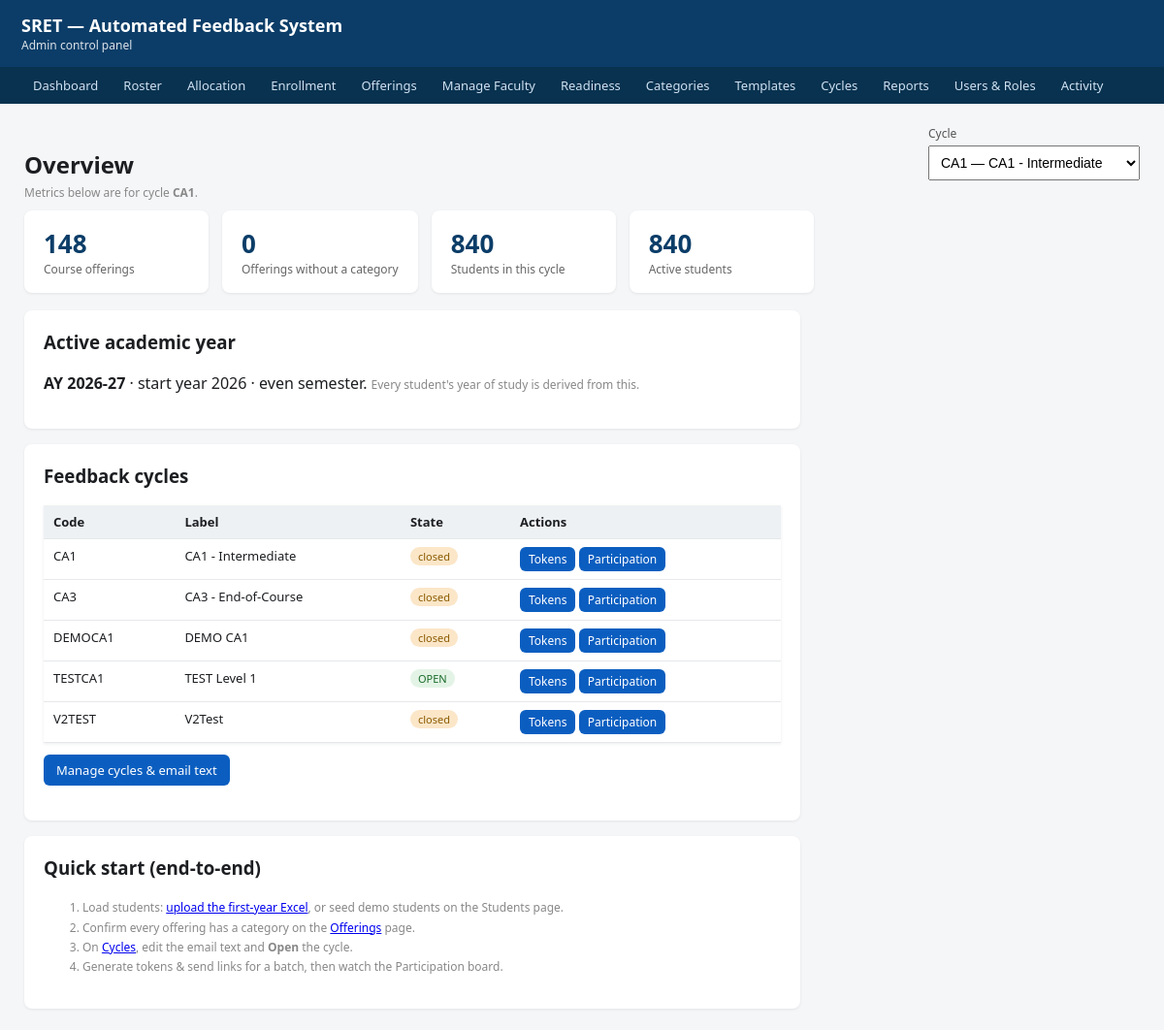
The page /admin/ on the database as committed earlier.
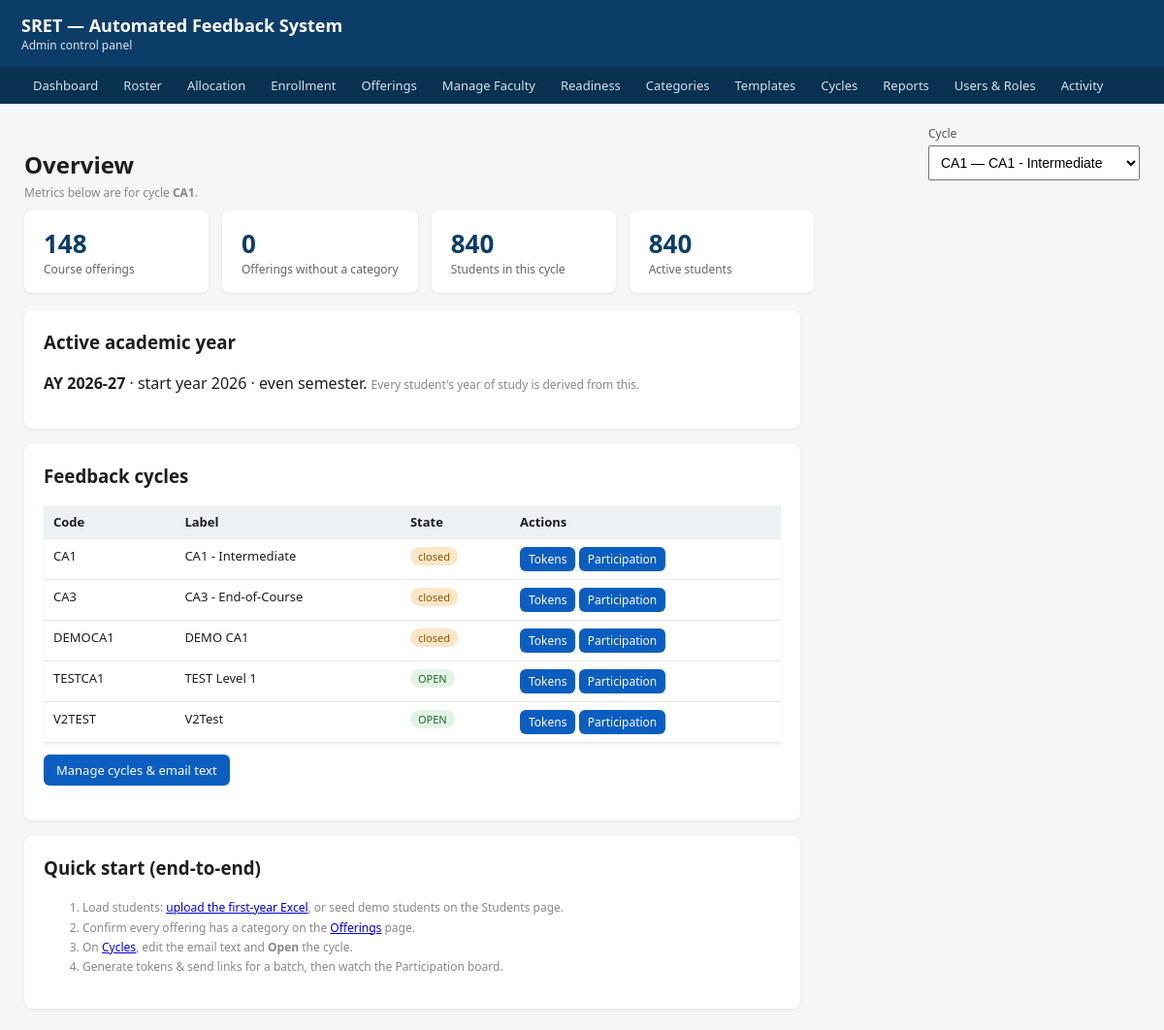
The same page on the database as committed later.
### tables this page shows
CREATE TABLE cycle (
    id            INTEGER PRIMARY KEY AUTOINCREMENT,
    code          TEXT NOT NULL,            -- 'CA1' / 'CA3' / 'testCA1' (spec §9)
    label         TEXT NOT NULL,            -- 'CA1 – Intermediate'
    academic_year TEXT NOT NULL,            -- 'AY 2026-27' (which AY this cycle belongs to)
    semester      TEXT,                     -- 'ODD'/'EVEN' — the semester this cycle covers
    email_body    TEXT,                     -- editable email text with {placeholders}
    is_open       INTEGER NOT NULL DEFAULT 0, -- 1 = accepting submissions (legacy flag, kept)
    -- v3 lifecycle (spec §9): DRAFT while uploads/readiness in progress, OPEN once
    -- the Readiness Check passes and invitations go out, CLOSED after the window,
    -- ARCHIVED once the per-cycle DB is moved aside.
    status        TEXT NOT NULL DEFAULT 'DRAFT', -- DRAFT / OPEN / CLOSED / ARCHIVED
    -- is_test (spec §9.1) — THE critical safety flag. When 1, ALL outbound email
    -- is hard-redirected to a test address inside the mailer (not by config), and
    -- generated PDFs carry a 'TEST DATA' watermark; test cycles are excluded from
    -- every real analytic and can be deleted wholesale.
    is_test       INTEGER NOT NULL DEFAULT 0,
    -- readiness_state (spec §8.6) — cached result of the Readiness Check:
    -- 'UNKNOWN' (not yet run), 'NOT_READY' (errors outstanding), 'READY' (gate open).
    -- The "Open cycle" action is disabled unless this reads 'READY'.
    readiness_state TEXT NOT NULL DEFAULT 'UNKNOWN', threshold_overall REAL NOT NULL DEFAULT 8.0, threshold_section REAL, min_responses INTEGER NOT NULL DEFAULT 10, dist_intro TEXT,
    UNIQUE (academic_year, code)
);

### admin/routes.py (the view)
@admin_bp.route("/")
def dashboard():
    conn = get_master()
    cycles = conn.execute("SELECT * FROM cycle ORDER BY id").fetchall()
    cycle_code = (request.args.get("cycle", "").strip()
                  or (cycles[0]["code"] if cycles else "CA1"))
    n_offerings = conn.execute(
        "SELECT COUNT(*) n FROM offering WHERE cycle_code=?",
        (cycle_code,)).fetchone()["n"]
    n_uncat = conn.execute(
        "SELECT COUNT(*) n FROM offering WHERE cycle_code=? AND category_id IS NULL",
        (cycle_code,)).fetchone()["n"]
    n_students = conn.execute(
        "SELECT COUNT(*) n FROM students WHERE cycle_code=?",
        (cycle_code,)).fetchone()["n"]
    n_active = conn.execute(
        "SELECT COUNT(*) n FROM students WHERE cycle_code=? AND status='active'",
        (cycle_code,)).fetchone()["n"]
    ay = conn.execute(
        "SELECT * FROM academic_year WHERE is_active=1 LIMIT 1").fetchone()
    conn.close()
    return render_template("dashboard.html",
                           n_offerings=n_offerings, n_uncat=n_uncat,
                           n_students=n_students, n_active=n_active,
                           cycles=cycles, ay=ay, cycle_code=cycle_code)

### activity_log.py (called while the page is built, shortened)
def _should_log(response):
    if request.blueprint == "student":
        return False
    if request.endpoint == "static" or request.endpoint is None:
        return False
    if request.method in _MUTATING_METHODS:
        return True
    if request.endpoint in SENSITIVE_GET:
        return True
    return False

def _after_request(response):
    try:
        if not _should_log(response):
            return response
    except Exception as exc:            # noqa: BLE001 — the hook must be bullet-proof
        print("activity_log: after_request hook error — %s" % exc, file=sys.stderr)
    return response

### db.py (called while the page is built)
def _configure(conn: sqlite3.Connection) -> sqlite3.Connection:
    conn.row_factory = sqlite3.Row
    conn.execute("PRAGMA journal_mode=WAL;")
    conn.execute("PRAGMA foreign_keys=ON;")
    conn.execute("PRAGMA synchronous=NORMAL;")
    return conn

def _ensure_data_dir() -> None:
    os.makedirs(Config.DATA_DIR, exist_ok=True)

def get_master() -> sqlite3.Connection:
    _ensure_data_dir()
    conn = sqlite3.connect(Config.MASTER_DB)
    return _configure(conn)

### templates/dashboard.html (shortened to what this page needs)
{% extends "base.html" %}
{% block content %}
  <div style="display:flex; align-items:end; justify-content:space-between; flex-wrap:wrap; gap:10px">
    <h2 style="margin:0">Overview</h2>
    <form method="get" action="{{ url_for('admin.dashboard') }}"
          style="display:flex; gap:8px; align-items:end; margin:0">
      <div class="field" style="margin:0">
        <label>Cycle</label>
        <select name="cycle" onchange="this.form.submit()">
          {% for c in cycles %}
            <option value="{{ c.code }}" {{ 'selected' if c.code==cycle_code }}>{{ c.code }} — {{ c.label }}</option>
          {% endfor %}
        </select>
      </div>
    </form>
  </div>
  <p class="muted" style="margin:4px 0 10px">Metrics below are for cycle <strong>{{ cycle_code }}</strong>.</p>
  <div class="cards">
    <div class="metric"><div class="n">{{ n_offerings }}</div><div class="l">Course offerings</div></div>
    <div class="metric"><div class="n">{{ n_uncat }}</div><div class="l">Offerings without a category</div></div>
    <div class="metric"><div class="n">{{ n_students }}</div><div class="l">Students in this cycle</div></div>
    <div class="metric"><div class="n">{{ n_active }}</div><div class="l">Active students</div></div>
  </div>
  <div class="card">
    <h3 style="margin-top:0">Active academic year</h3>
    {% if ay %}
      <p><strong>{{ ay.ay_label }}</strong> · start year {{ ay.start_year }} ·
         {{ ay.current_sem }} semester.
         <span class="muted">Every student's year of study is derived from this.</span></p>
    {% else %}
      <p class="flash error">No active academic year set. Set one on the Students page.</p>
    {% endif %}
  </div>
  <div class="card">
    <h3 style="margin-top:0">Feedback cycles</h3>
    <table>
      <thead><tr><th>Code</th><th>Label</th><th>State</th><th>Actions</th></tr></thead>
      <tbody>
      {% for c in cycles %}
        <tr>
          <td>{{ c.code }}</td>
          <td>{{ c.label }}</td>
          <td>{% if c.is_open %}<span class="pill ok">OPEN</span>{% else %}<span class="pill warn">closed</span>{% endif %}</td>
          <td>
            <a class="btn small" href="{{ url_for('admin.tokens_page', cycle_id=c.id) }}">Tokens</a>
            <a class="btn small" href="{{ url_for('admin.participation', cycle_id=c.id) }}">Participation</a>
          </td>
        </tr>
      {% endfor %}
      </tbody>
    </table>
    <p style="margin-top:12px"><a class="btn" href="{{ url_for('admin.cycles_list') }}">Manage cycles &amp; email text</a></p>
  </div>
  <div class="card">
    <h3 style="margin-top:0">Quick start (end-to-end)</h3>
    <ol class="muted" style="line-height:1.7">
      <li>Load students: <a href="{{ url_for('admin.students_upload') }}">upload the first-year Excel</a>, or seed demo students on the Students page.</li>
      <li>Confirm every offering has a category on the <a href="{{ url_for('admin.roster_list') }}">Offerings</a> page.</li>
      <li>On <a href="{{ url_for('admin.cycles_list') }}">Cycles</a>, edit the email text and <strong>Open</strong> the cycle.</li>
      <li>Generate tokens &amp; send links for a batch, then watch the Participation board.</li>
    </ol>
  </div>
{% endblock %}

Rows that differ between the two databases and show on the page:
changed cycle "V2TEST": is_open "closed" → "OPEN"
